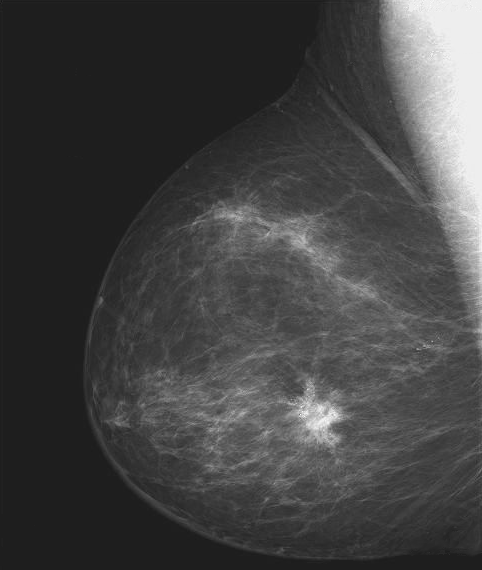
%> input picture week3/Fig0303(a)(breast).tif, 482 x 570 px
$ octave Ex3_01.m   (GNU Octave 9; MATLAB toolbox functions it lacks are replaced by stand-ins)
%> lines starting %> are read from the running program, lines starting %| are printed output that depends on the picture
clear all;

%%%% --- imadjust function demonstration --- %%%%
x = uint8(1:255);
y1 = imadjust(x, [0 1], [0 1], 0.25);
y2 = imadjust(x, [0 1], [0 1], 0.50);
y3 = imadjust(x, [0 1], [0 1], 0.75);
y4 = imadjust(x, [0 1], [0 1], 1);

plot(x,y1, x,y2, x,y3, x,y4);
legend('gamma = 0.25', 'gamma = 0.50', 'gamma = 0.75', 'gamma = 1');
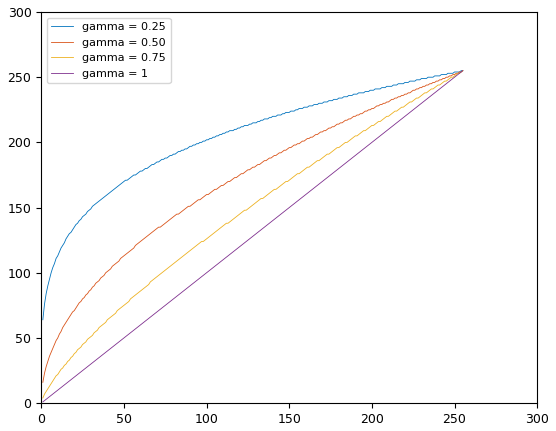
%> figure redrawn from the program's plot data; curve peaks at x = 254, y = 255; curve peaks at x = 255, y = 255

f = imread('Fig0303(a)(breast).tif');
%> f is the input picture: size 570x482 uint8; min 21, max 255, mean 66.7
f1 = imadjust(f, [0 1], [0 1], 0.25);
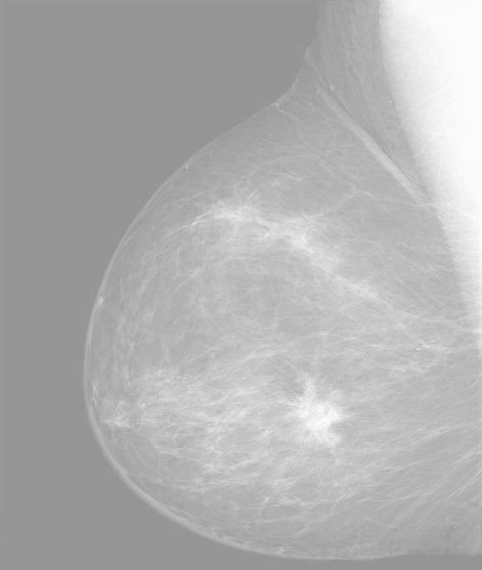
%> f1: size 570x482 uint8; min 137, max 255, mean 176
f2 = imadjust(f, [0 1], [0 1], 0.50);
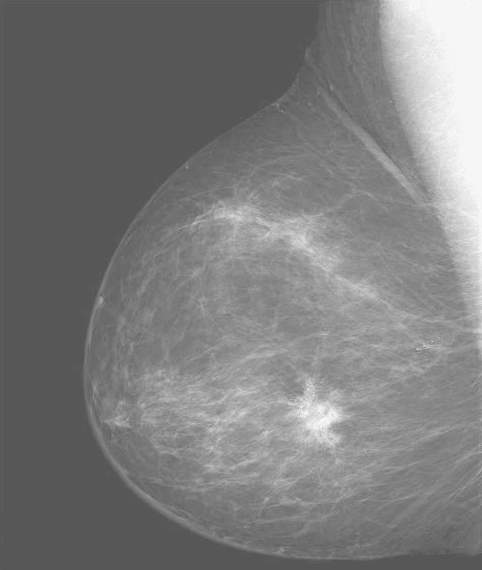
%> f2: size 570x482 uint8; min 73, max 255, mean 124.2
f3 = imadjust(f, [0 1], [0 1], 0.75);
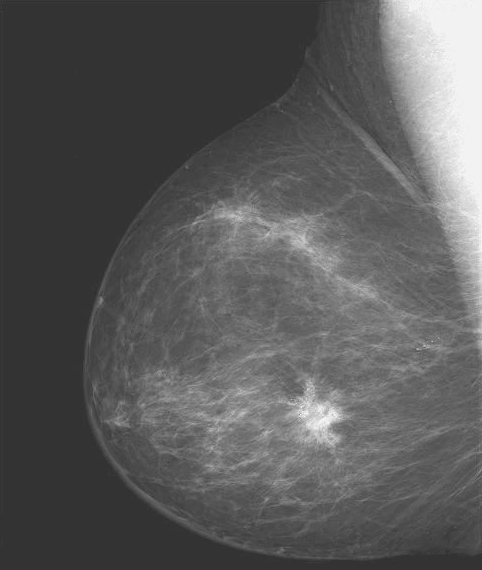
%> f3: size 570x482 uint8; min 39, max 255, mean 89.9
f4 = imadjust(f, [0 1], [0 1], 1.00);

figure(1);
subplot(2,2,1); imshow(f1);
subplot(2,2,2); imshow(f2);
subplot(2,2,3); imshow(f3);
subplot(2,2,4); imshow(f4);
